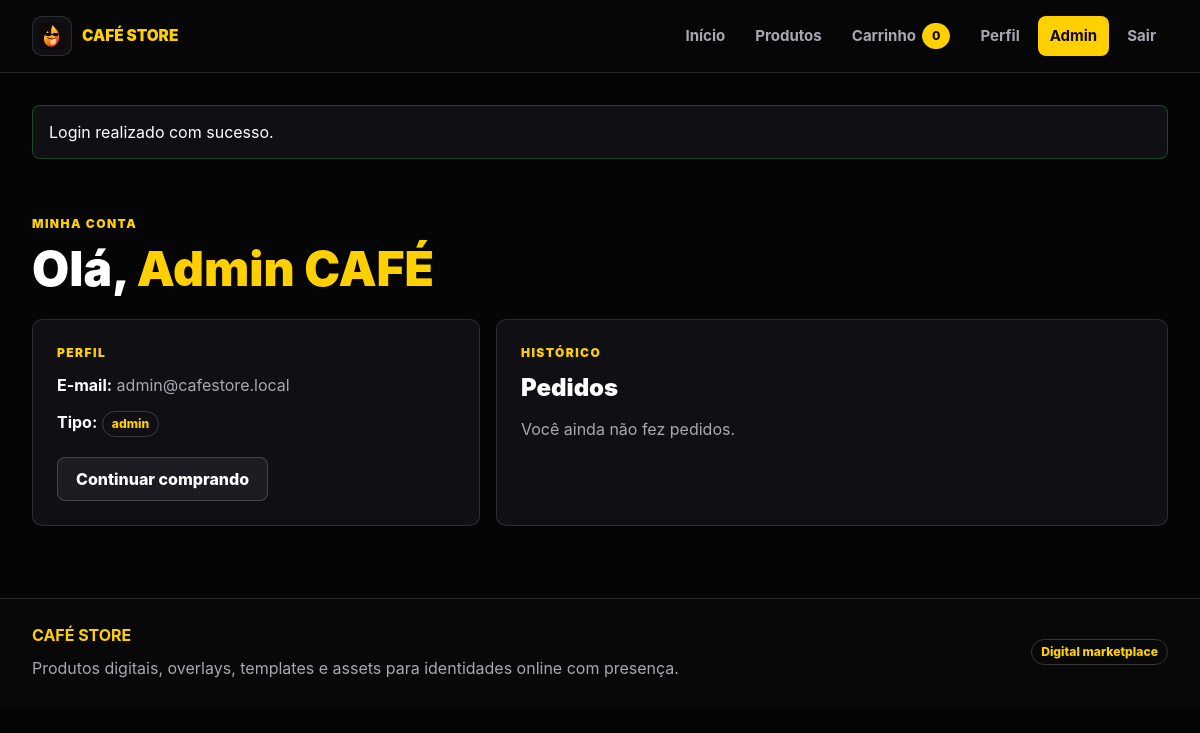
Screenshot of /orders.php (signed in) with the database file from the repository.
### tables this page shows
CREATE TABLE users (
  id INT UNSIGNED AUTO_INCREMENT PRIMARY KEY,
  name VARCHAR(120) NOT NULL,
  email VARCHAR(160) NOT NULL UNIQUE,
  password_hash VARCHAR(255) NOT NULL,
  google_id VARCHAR(191) NULL UNIQUE,
  auth_provider ENUM('password', 'google') NOT NULL DEFAULT 'password',
  role ENUM('customer', 'admin') NOT NULL DEFAULT 'customer',
  avatar_url VARCHAR(500) NULL,
  created_at TIMESTAMP DEFAULT CURRENT_TIMESTAMP,
  updated_at TIMESTAMP NULL DEFAULT NULL ON UPDATE CURRENT_TIMESTAMP
);

### orders.php (called while the page is built)
<?php
require_once __DIR__ . '/profile.php';

### config/helpers.php (called while the page is built, shortened)
<?php
function db() {
    static $pdo = null;
    if ($pdo === null) {
        $host = 'db';
        $db   = 'cafe_store';
        $user = 'root';
        $pass = 'root123';
        $charset = 'utf8mb4';
        $dsn = "mysql:host={$host};dbname={$db};charset={$charset}";
        $options = [
            PDO::ATTR_ERRMODE            => PDO::ERRMODE_EXCEPTION,
            PDO::ATTR_DEFAULT_FETCH_MODE => PDO::FETCH_ASSOC,
            PDO::ATTR_EMULATE_PREPARES   => false,
        ];
        try {
            $pdo = new PDO($dsn, $user, $pass, $options);
        } catch (PDOException $e) {
            error_log("Erro de conexão PDO: " . $e->getMessage());
            die("Erro ao conectar com o banco de dados.");
        }
    }
    return $pdo;
}
function url($path = '') {
    return rtrim(BASE_URL, '/') . '/' . ltrim($path, '/');
}
function e($string) {
    return htmlspecialchars($string ?? '', ENT_QUOTES, 'UTF-8');
}
function is_logged_in() {
    return isset($_SESSION['user_id']);
}
function require_login() {
    if (!current_user()) {
        flash('error', 'Faça login para continuar.');
        redirect('login.php');
    }
}
function current_user() {
    if (isset($_SESSION['user_cache'])) {
        return $_SESSION['user_cache'];
    }
    try {
        $pdo = db();
        $stmt = $pdo->prepare("SELECT id, name, email, role, created_at FROM users WHERE id = ?");
        $stmt->execute([$_SESSION['user_id']]);
        $user = $stmt->fetch(PDO::FETCH_ASSOC);
        return $user;
    } catch (Exception $e) {
        error_log("Erro ao buscar current_user(): " . $e->getMessage());
        return null;
    }
}

### profile.php (the view, shortened to what this page needs)
<?php
require_once __DIR__ . '/config/helpers.php';
require_login();
$user = current_user();
$stmt = db()->prepare('SELECT * FROM orders WHERE user_id = ? ORDER BY created_at DESC');
$stmt->execute([$user['id']]);
$orders = $stmt->fetchAll();
include __DIR__ . '/includes/header.php';
?>
<section class="section-head">
    <div>
        <p class="eyebrow">minha conta</p>
        <h1>Olá, <span class="gradient-text"><?= e($user['name']) ?></span></h1>
    </div>
</section>
<div class="grid gap-4 lg:grid-cols-[.8fr_1.2fr]">
    <section class="panel">
        <p class="eyebrow">perfil</p>
        <div class="grid gap-3">
            <p><strong>E-mail:</strong> <span class="muted"><?= e($user['email']) ?></span></p>
            <p><strong>Tipo:</strong> <span class="status-badge"><?= e($user['role']) ?></span></p>
        </div>
        <a class="btn ghost mt-5" href="<?= url('products.php') ?>">Continuar comprando</a>
    </section>
    <section class="panel">
        <p class="eyebrow">histórico</p>
        <h2 class="text-2xl font-black mb-4">Pedidos</h2>
        <?php if (!$orders): ?><p class="muted">Você ainda não fez pedidos.</p><?php endif; ?>
    </section>
</div>
<?php include __DIR__ . '/includes/footer.php'; ?>

### assets/css/style.css (style rules this page uses)
:root { --black: #070707; --surface: #101014; --surface-soft: #15151a; --surface-muted: #1c1c22; --red: #ff3c38; --orange: #ff7a00; --yellow: #ffd000; --white: #ffffff; --text: #f7f7f8; --muted: #a8a8b3; --border: rgba(255,255,255,.12); --border-strong: rgba(255,255,255,.18); --radius: 10px; --container: 1280px; --header-height: 72px; --ease: cubic-bezier(.22, .61, .36, 1); }
* { box-sizing: border-box; }
html { scroll-behavior: smooth; }
body { margin: 0; min-height: 100vh; color: var(--text); font-family: Inter, ui-sans-serif, system-ui, -apple-system, BlinkMacSystemFont, "Segoe UI", sans-serif; background: var(--black); overflow-x: hidden; }
a { color: inherit; text-decoration: none; }
button, a, input, select, textarea { transition: color .18s var(--ease), background .18s var(--ease), border-color .18s var(--ease), opacity .18s var(--ease); }
.glass-card, .admin-card, .product-card, .panel, .summary, .auth-card, .metric, .cart-item, .detail-media, .detail-copy, .admin-sidebar, .table-row, .filters, .benefit-card, .payment-card { border: 1px solid var(--border); border-radius: var(--radius); background: var(--surface); box-shadow: none; }
.glass-card, .admin-card, .panel, .summary, .auth-card, .detail-media, .detail-copy, .admin-sidebar, .filters { padding: 24px; }
.gradient-text { color: var(--yellow); background: none; -webkit-background-clip: initial; background-clip: initial; }
.btn, .btn-primary, .btn-secondary, button.btn { display: inline-flex; align-items: center; justify-content: center; gap: 8px; min-height: 44px; padding: 0 18px; border-radius: 8px; border: 1px solid var(--border-strong); cursor: pointer; font-weight: 850; line-height: 1; white-space: nowrap; }
.btn-secondary, .btn.ghost, .btn:not(.primary):not(.danger) { color: var(--white); background: var(--surface-muted); }
.badge, .pill, .status-badge { display: inline-flex; align-items: center; justify-content: center; width: fit-content; min-height: 26px; padding: 4px 9px; border: 1px solid var(--border-strong); border-radius: 999px; color: var(--yellow); background: transparent; font-size: .76rem; font-weight: 800; line-height: 1; }
.eyebrow { margin: 0 0 10px; color: var(--yellow); text-transform: uppercase; font-size: .75rem; letter-spacing: .12em; font-weight: 900; }
.muted, .empty { color: var(--muted); line-height: 1.65; }
.section-head { display: flex; align-items: flex-end; justify-content: space-between; gap: 24px; margin: 56px 0 24px; }
.section-head h1, .section-head h2, .admin-content > h1 { margin: 0; font-size: clamp(2rem, 4vw, 3.4rem); line-height: 1.08; font-weight: 950; letter-spacing: 0; }
.summary h2, .panel h2 { margin: 0 0 12px; }
.mt-5 { margin-top: 1.25rem; }
.mb-4 { margin-bottom: 1rem; }
.text-2xl { font-size: 1.5rem; }
.font-black { font-weight: 950; }
.grid { display: grid; }
.gap-3 { gap: .75rem; }
.gap-4 { gap: 1rem; }
@media (min-width: 1024px) { .lg\:grid-cols-\[\.8fr_1\.2fr\] { grid-template-columns: .8fr 1.2fr; } }

### rows the page displays
users: name "Admin CAFÉ", email "admin@cafestore.local", role "admin"

### other values shown
cart_count() "0"
$flash['message'] "Login realizado com sucesso."
